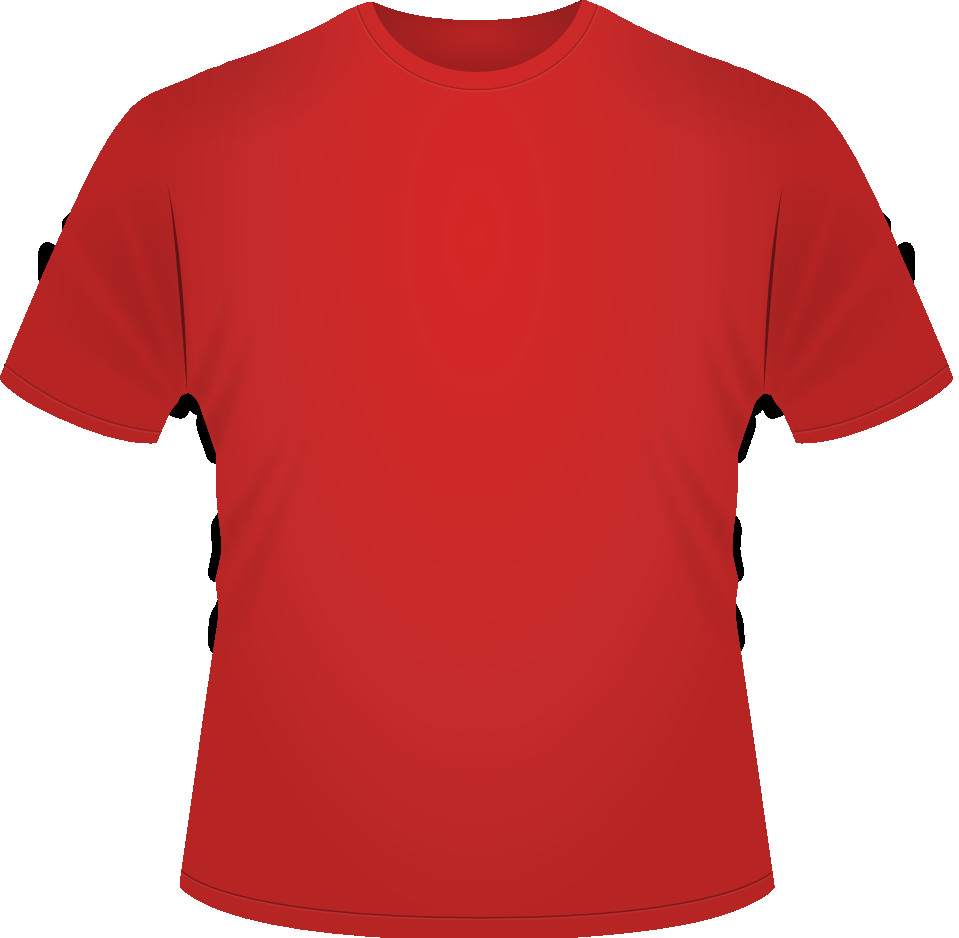
#> input picture redShirt.png, 959 x 938 px
$ python MagicMirrorDemo.py redShirt.png   (older library calls are emulated)
#> lines starting #> are read from the running program, lines starting #| are printed output that depends on the picture
import numpy as np
import cv2
import sys
import subprocess
from subprocess import *

img = cv2.imread('redShirt.png')
#> img is the input picture: shape (938, 959, 3); mean B, G, R 112.4, 112.4, 212.6
b,g,r = cv2.split(img)
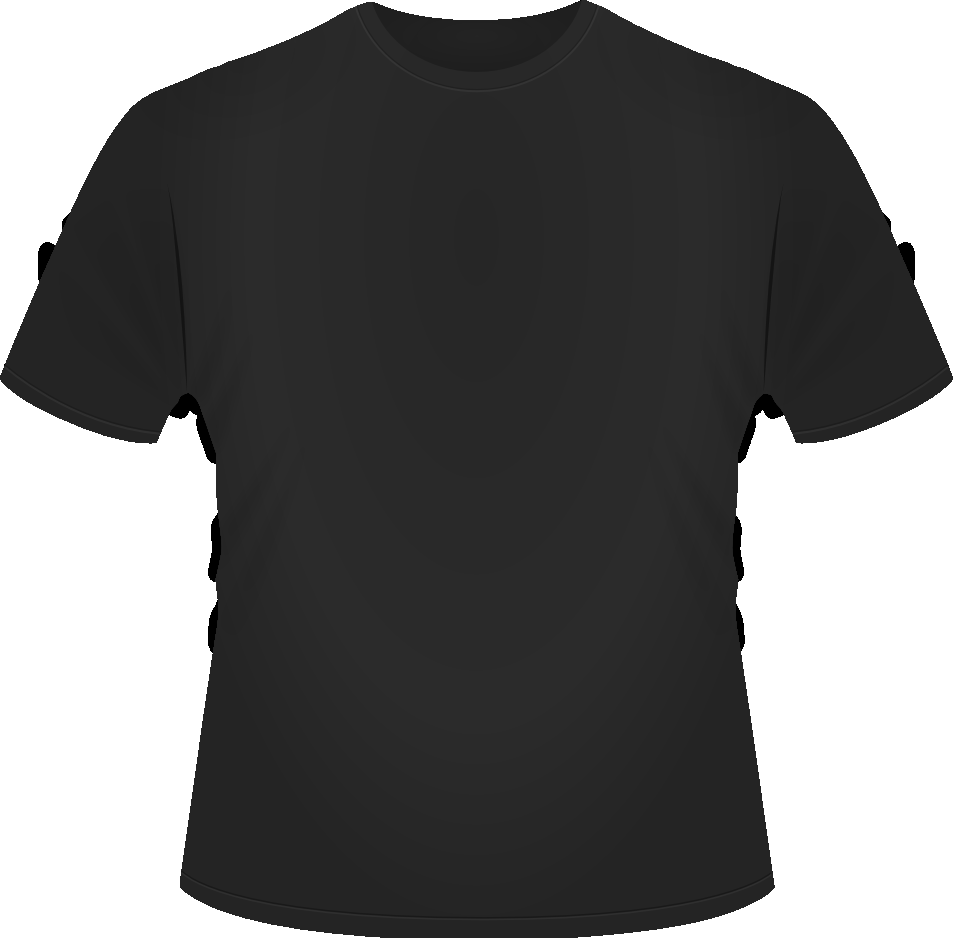
#> b: shape (938, 959); min 0, max 255, mean 112.4
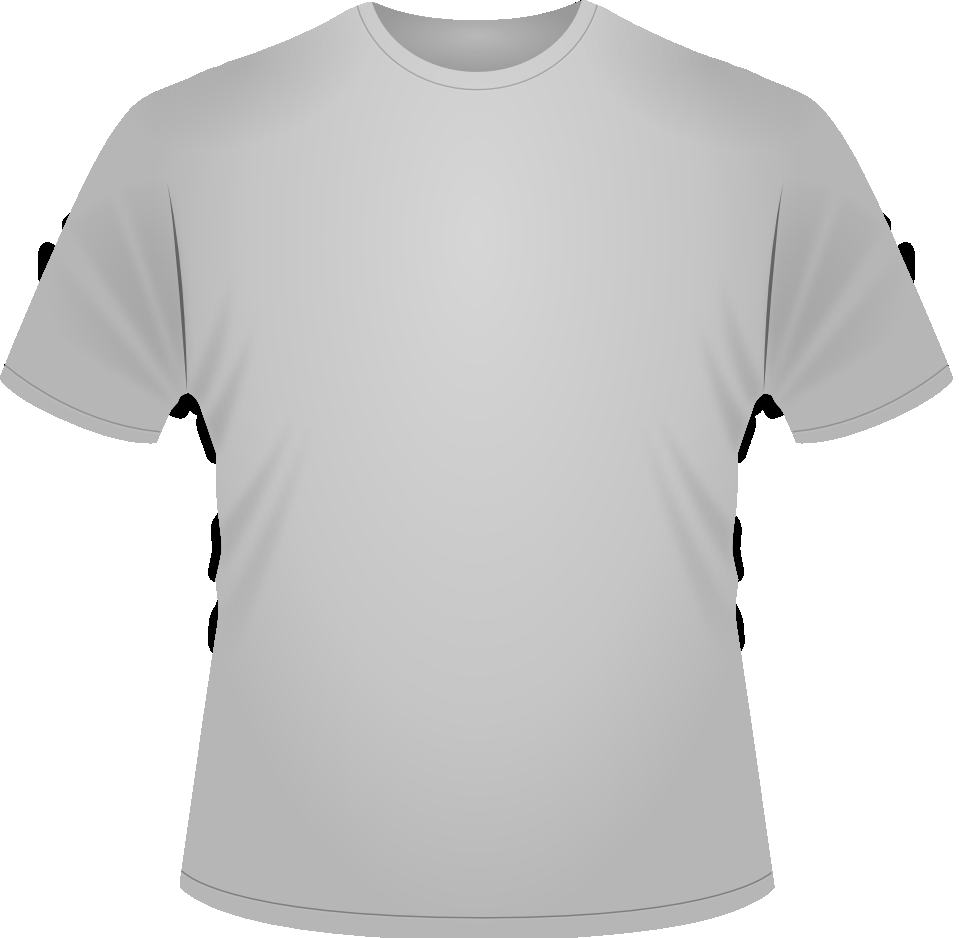
#> r: shape (938, 959); min 0, max 255, mean 212.6
img2 = cv2.merge((b,g,r))
(h,w) = img2.shape[:2]
#> h = 938; w = 959
center = (w/2, h/2)
#> center = (479.5, 469)
M = cv2.getRotationMatrix2D(center, 270,1.0)
rotated = cv2.warpAffine(img, M,(w,h))
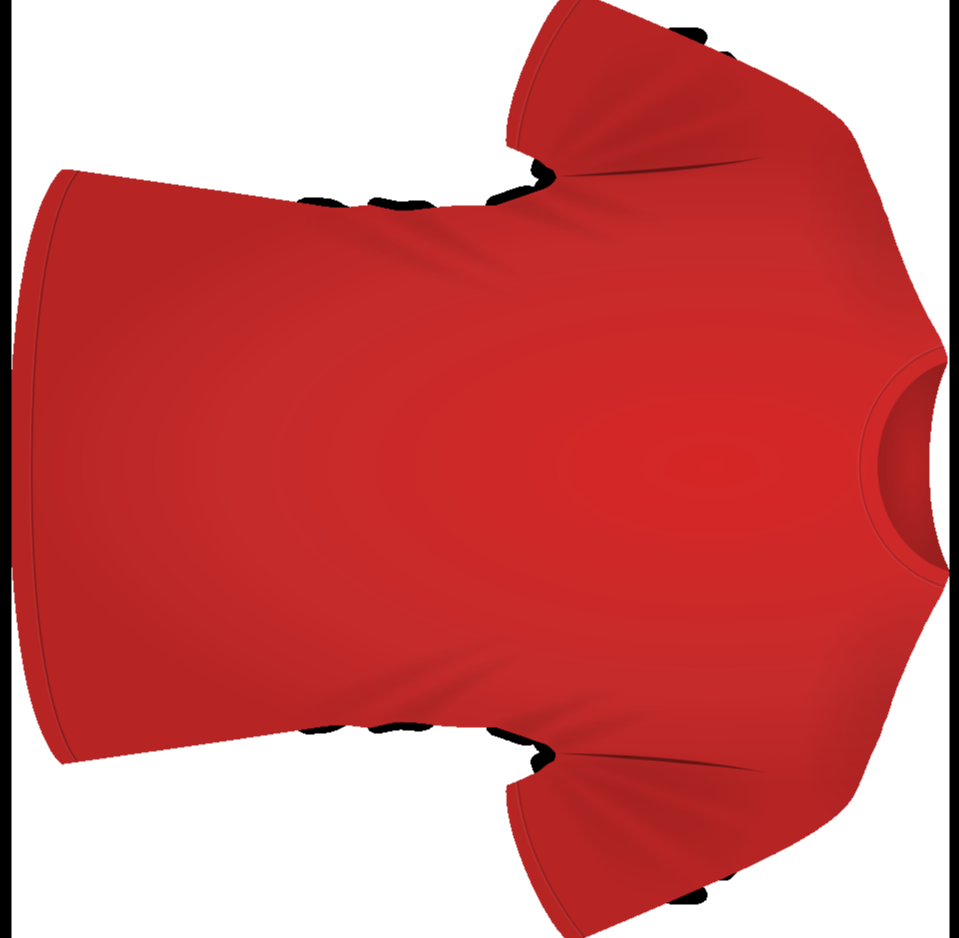
#> rotated: shape (938, 959, 3); mean B, G, R 106.9, 106.9, 207.1
rotated[:] = (0,0,0)
#> rotated: shape (938, 959, 3); every value is 0
cv2.imshow('Rotated', rotated)
cv2.waitKey(10000)
cv2.destroyAllWindows()

#####


# Get user supplied values
subprocess.call(['streamer' ,'-f', 'jpeg', '-o', 'TestPic.jpeg'])
#> (this line was passed over: subprocess is not available in this run)

imagePath = 'TestPic.jpeg'
cascPath = sys.argv[1]

# Create the haar cascade
#> (the run stopped early here; a loop or call above may not have finished)
